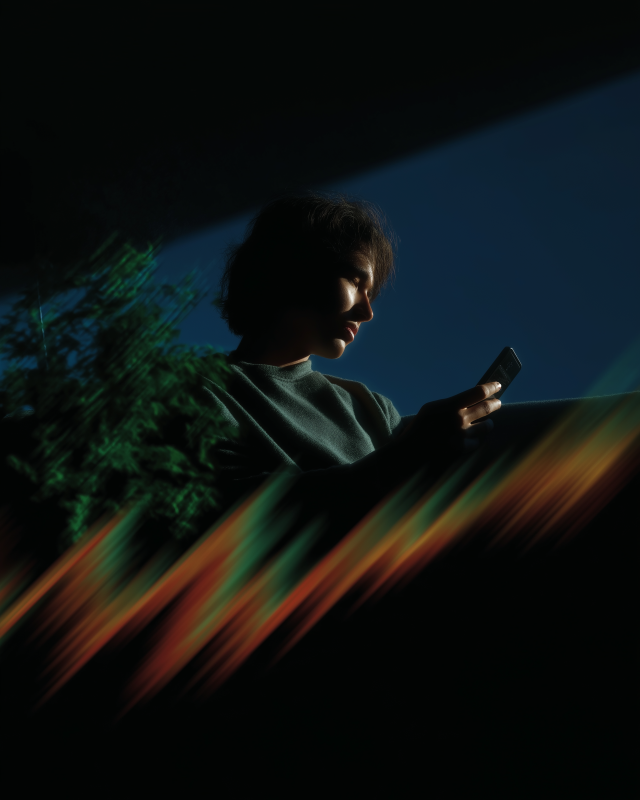
#> input picture brands/following/final/assets/links/Dramatic Light Portrait.png, 1920 x 2400 px, given in place of Joyful Connection HR.png, which was not available (shown at 1/3 size)
$ python prep.py
#> lines starting #> are read from the running program, lines starting #| are printed output that depends on the picture
# Following social: crops with soft scrims, logo SVGs, the helper library. Run: py prep.py
import os, re, shutil
import numpy as np
from PIL import Image
SOC = os.path.dirname(os.path.dirname(os.path.abspath(__file__)))
BR = os.path.dirname(SOC)
L = os.path.join(BR, 'final', 'assets', 'links')
OUT = os.path.join(SOC, 'assets', 'photos')
os.makedirs(OUT, exist_ok=True)
os.makedirs(SOC + '/assets/svg', exist_ok=True)

def crop(name, src, fx, fy, w=1620, h=2025, zoom=1.0, top=.0, bottom=.5):
#> called with name = 'n01', src = 'Joyful Connection HR.png', fx = 0.62, fy = 0.3, w = 1620, h = 2025, zoom = 1, top = 0
    im = Image.open(os.path.join(L, src)).convert('RGB')
#> im is the input picture: PIL image 1920x2400 RGB; mean R, G, B 14.5, 19, 18.5
    s = max(w / im.width, h / im.height) * zoom
#> s = 0.844
    im = im.resize((int(im.width * s + .5), int(im.height * s + .5)), Image.LANCZOS)
#> im: PIL image 1620x2025 RGB
    x = int((im.width - w) * fx); y = int((im.height - h) * fy)
#> after `x = int((im.width - w) * fx)`: x = 0
#> after `y = int((im.height - h) * fy)`: y = 0
    a = np.asarray(im.crop((x, y, x + w, y + h))).astype(float) / 255
    t = np.linspace(0, 1, h)[:, None, None]
    # soft dark foot so white type holds, and an optional soft head
    foot = np.clip((t - (1 - bottom)) / bottom, 0, 1) ** 1.6 * .72
    head = np.clip((top - t) / max(top, .001), 0, 1) ** 1.6 * .4 if top else 0
    a = a * (1 - foot) * (1 - head)
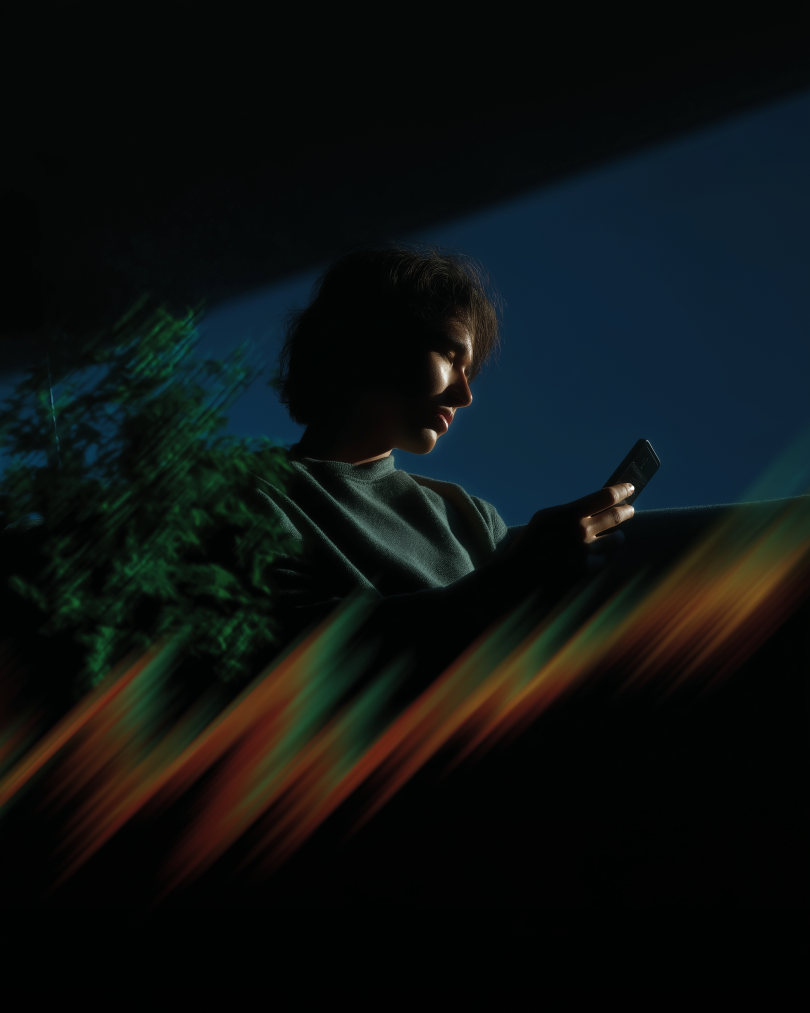
#> a: shape (2025, 1620, 3) float64 (shown at 1/2 size); mean R, G, B 0.0504, 0.0692, 0.069
    Image.fromarray((a * 255).astype('uint8')).save(f'{OUT}/{name}.jpg', quality=91)

P = [
    ('n01', 'Joyful Connection HR.png', .62, .3), ('n03', 'Man with Smartphone Outdoors HR.png', .55, .25),
    ('n05', 'Sporty Duo Portrait HR.png', .5, .35), ('n07', 'Dessert in the Sky HR.png', .5, .15),
    ('n09', 'Fashionable Youth HR.png', .5, .3), ('n11', 'DJ in Tropical Vibes HR.png', .6, .3),
    ('n13', 'Focused Woman in Crowd.png', .5, .3), ('n15', 'Dessert in the Sky HR.png', .5, .75),
    ('n17', 'Perfume and Roses Display.png', .5, .5), ('n19', 'Celebrity Arrival Scene HR.png', .5, .3),
    ('n21', 'Verdant Canopy Textures HR.png', .5, .5),
]
for n, s, x, y in P:
    crop(n, s, x, y)
#> pass 2 of the loop `for n, s, x, y in P:`:
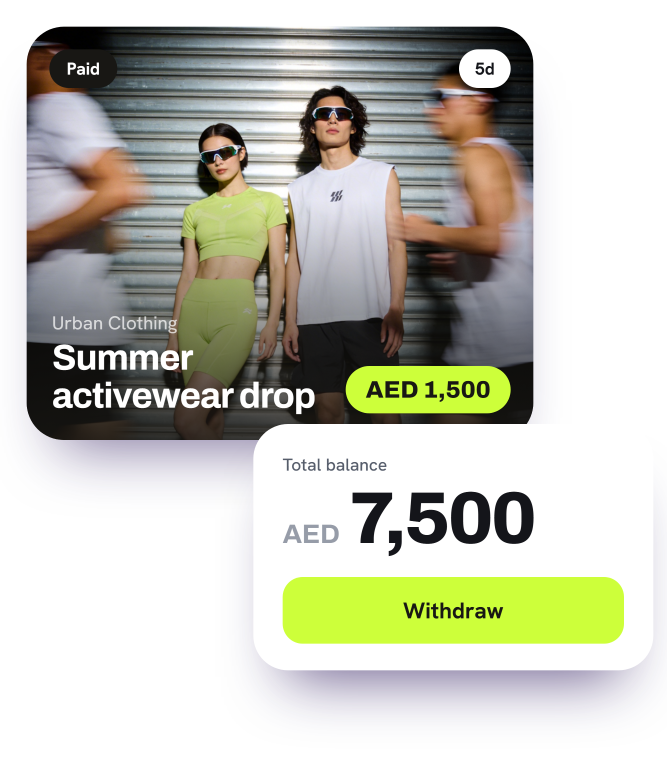
#> input picture brands/following/final/assets/links/following_app.png, 2000 x 2340 px, given in place of Man with Smartphone Outdoors HR.png, which was not available (shown at 1/3 size)
#> in crop (call 2), `im = Image.open(os.path.join(L, src)).convert('RGB')`:
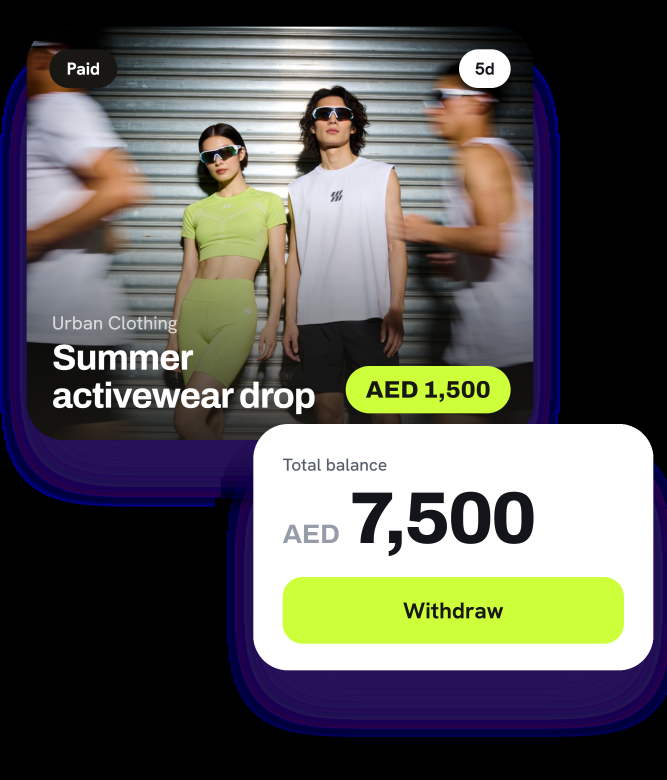
#> im: PIL image 2000x2340 RGB (shown at 1/3 size); mean R, G, B 95.4, 94.1, 90.6
#> in crop (call 2), `a = a * (1 - foot) * (1 - head)`:
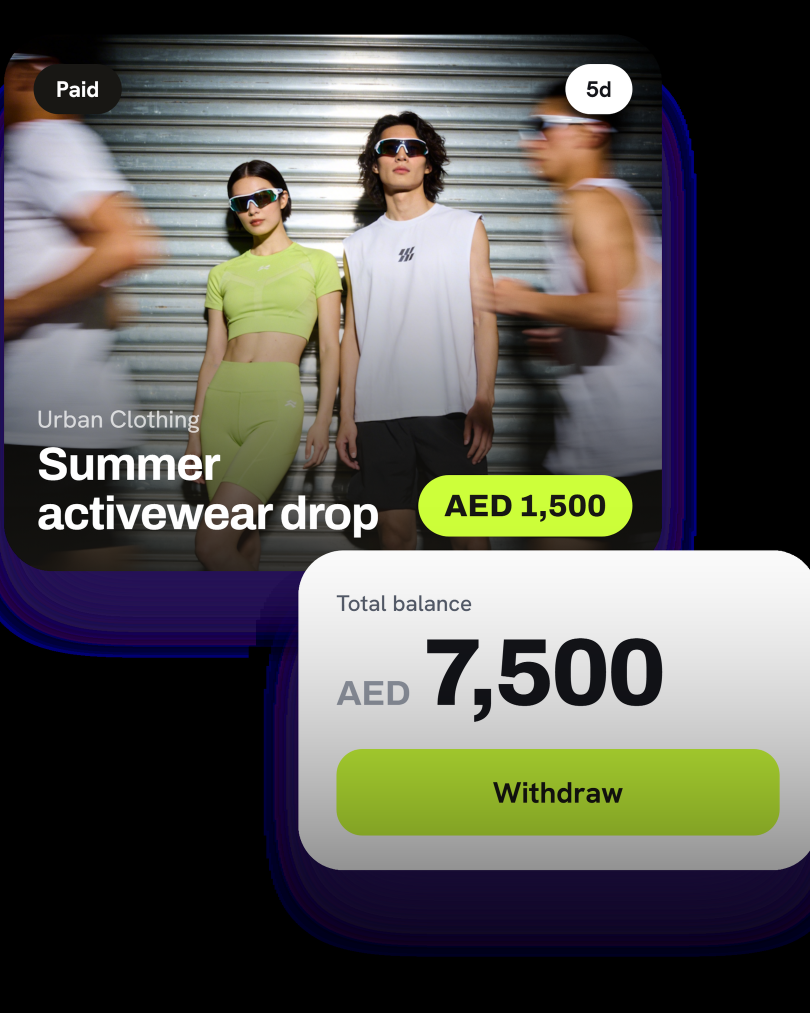
#> a: shape (2025, 1620, 3) float64 (shown at 1/2 size); mean R, G, B 0.359, 0.355, 0.334
#> (the run stopped early here; a loop or call above may not have finished)
